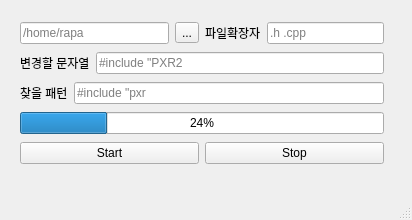
<?xml version="1.0" encoding="UTF-8"?>
<ui version="4.0">
 <class>MainWindow__change_keyword</class>
 <widget class="QMainWindow" name="MainWindow__change_keyword">
  <property name="geometry">
   <rect>
    <x>0</x>
    <y>0</y>
    <width>412</width>
    <height>220</height>
   </rect>
  </property>
  <property name="windowTitle">
   <string>MainWindow</string>
  </property>
  <widget class="QWidget" name="centralwidget">
   <widget class="QWidget" name="">
    <property name="geometry">
     <rect>
      <x>20</x>
      <y>20</y>
      <width>364</width>
      <height>151</height>
     </rect>
    </property>
    <layout class="QVBoxLayout" name="verticalLayout">
     <item>
      <layout class="QHBoxLayout" name="horizontalLayout_5">
       <item>
        <layout class="QHBoxLayout" name="horizontalLayout">
         <item>
          <widget class="QLineEdit" name="lineEdit__pdr">
           <property name="placeholderText">
            <string>/home/rapa</string>
           </property>
          </widget>
         </item>
         <item>
          <widget class="QToolButton" name="toolButton__pdr">
           <property name="text">
            <string>...</string>
           </property>
          </widget>
         </item>
        </layout>
       </item>
       <item>
        <layout class="QHBoxLayout" name="horizontalLayout_4">
         <item>
          <widget class="QLabel" name="label__ext">
           <property name="text">
            <string>파일확장자</string>
           </property>
          </widget>
         </item>
         <item>
          <widget class="QLineEdit" name="lineEdit__ext">
           <property name="placeholderText">
            <string>.h .cpp</string>
           </property>
          </widget>
         </item>
        </layout>
       </item>
      </layout>
     </item>
     <item>
      <layout class="QHBoxLayout" name="horizontalLayout_2">
       <item>
        <widget class="QLabel" name="label__chs">
         <property name="text">
          <string>변경할 문자열</string>
         </property>
        </widget>
       </item>
       <item>
        <widget class="QLineEdit" name="lineEdit__chs">
         <property name="placeholderText">
          <string>#include &quot;PXR2</string>
         </property>
        </widget>
       </item>
      </layout>
     </item>
     <item>
      <layout class="QHBoxLayout" name="horizontalLayout_3">
       <item>
        <widget class="QLabel" name="label__chp">
         <property name="text">
          <string>찾을 패턴</string>
         </property>
        </widget>
       </item>
       <item>
        <widget class="QLineEdit" name="lineEdit__chp">
         <property name="placeholderText">
          <string>#include &quot;pxr</string>
         </property>
        </widget>
       </item>
      </layout>
     </item>
     <item>
      <widget class="QProgressBar" name="progressBar_progress">
       <property name="value">
        <number>24</number>
       </property>
      </widget>
     </item>
     <item>
      <layout class="QHBoxLayout" name="horizontalLayout_6">
       <item>
        <widget class="QPushButton" name="pushButton__start">
         <property name="text">
          <string>Start</string>
         </property>
        </widget>
       </item>
       <item>
        <widget class="QPushButton" name="pushButton__stop">
         <property name="text">
          <string>Stop</string>
         </property>
        </widget>
       </item>
      </layout>
     </item>
    </layout>
   </widget>
  </widget>
  <widget class="QMenuBar" name="menubar">
   <property name="geometry">
    <rect>
     <x>0</x>
     <y>0</y>
     <width>412</width>
     <height>20</height>
    </rect>
   </property>
  </widget>
  <widget class="QStatusBar" name="statusbar"/>
 </widget>
 <resources/>
 <connections/>
</ui>
